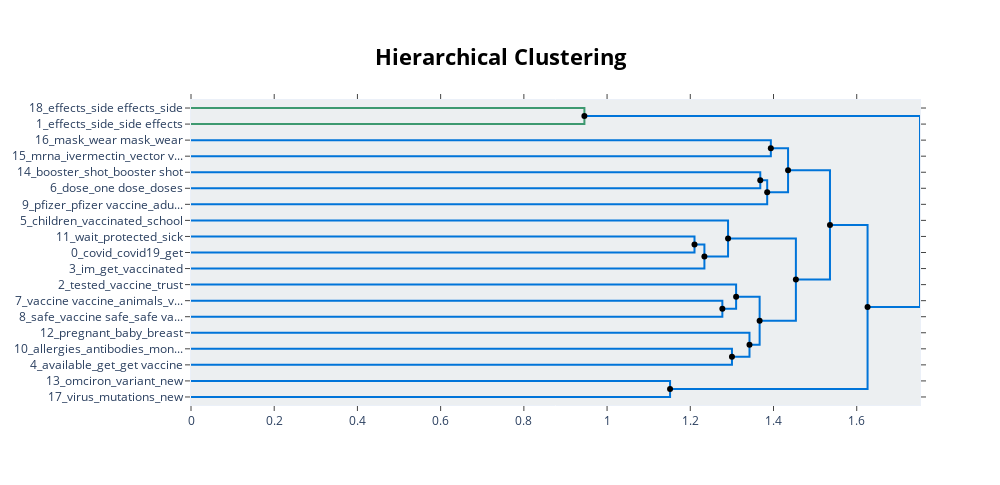

This figure's notebook cell:
### Code cell
model.visualize_hierarchy(hierarchical_topics=hierarchical_topics)

### Figure 1 — Plotly figure (JSON) as saved in the notebook; plotly's stock layout.template omitted (floating-point values rounded to 4 significant figures)
{"data": [{"hoverinfo": "text", "marker": {"color": "rgb(61,153,112)"}, "mode": "lines", "text": ["effects_side effects_side_tell_investigated side", "", "", "effects_side_side effects_vaccine_effects vaccine"], "type": "scatter", "x": [0, 0.9455, 0.9455, 0], "xaxis": "x", "y": [-5, -5, -15, -15], "yaxis": "y"}, {"hoverinfo": "text", "marker": {"color": "rgb(0,116,217)"}, "mode": "lines", "text": ["mask_wear mask_wear_masks_outdoors", "", "", "mrna_ivermectin_vector vaccines_viral vector_vector"], "type": "scatter", "x": [0, 1.394, 1.394, 0], "xaxis": "x", "y": [-25, -25, -35, -35], "yaxis": "y"}, {"hoverinfo": "text", "marker": {"color": "rgb(0,116,217)"}, "mode": "lines", "text": ["booster_shot_booster shot_original vaccine_booster original", "", "", "dose_one dose_doses_second_one"], "type": "scatter", "x": [0, 1.368, 1.368, 0], "xaxis": "x", "y": [-45, -45, -55, -55], "yaxis": "y"}, {"hoverinfo": "text", "marker": {"color": "rgb(0,116,217)"}, "mode": "lines", "text": ["booster_shot_booster shot_original vaccine_booster original", "", "", "pfizer_pfizer vaccine_adults_heart_age"], "type": "scatter", "x": [1.368, 1.385, 1.385, 0], "xaxis": "x", "y": [-50, -50, -65, -65], "yaxis": "y"}, {"hoverinfo": "text", "marker": {"color": "rgb(0,116,217)"}, "mode": "lines", "text": ["booster_shot_booster shot_original vaccine_booster original", "", "", "pfizer_pfizer vaccine_adults_heart_age"], "type": "scatter", "x": [1.394, 1.435, 1.435, 1.385], "xaxis": "x", "y": [-30, -30, -57.5, -57.5], "yaxis": "y"}, {"hoverinfo": "text", "marker": {"color": "rgb(0,116,217)"}, "mode": "lines", "text": ["allergies_antibodies_monoclonal antibodies_monoclonal_allergic", "", "", "available_get_get vaccine_vaccine get_vaccine"], "type": "scatter", "x": [0, 1.21, 1.21, 0], "xaxis": "x", "y": [-85, -85, -95, -95], "yaxis": "y"}, {"hoverinfo": "text", "marker": {"color": "rgb(0,116,217)"}, "mode": "lines", "text": ["pregnant_baby_breast_breast feeding_feeding", "", "", "available_get_get vaccine_vaccine get_vaccine"], "type": "scatter", "x": [1.21, 1.234, 1.234, 0], "xaxis": "x", "y": [-90, -90, -105, -105], "yaxis": "y"}, {"hoverinfo": "text", "marker": {"color": "rgb(0,116,217)"}, "mode": "lines", "text": ["covid_covid19_get_covid vaccine_flu", "", "", "wait_protected_sick_still get_get sick"], "type": "scatter", "x": [0, 1.291, 1.291, 1.234], "xaxis": "x", "y": [-75, -75, -97.5, -97.5], "yaxis": "y"}, {"hoverinfo": "text", "marker": {"color": "rgb(0,116,217)"}, "mode": "lines", "text": ["im_get_vaccinated_vaccine necessary_get vaccinated", "", "", "covid_covid19_get_covid vaccine_vaccine"], "type": "scatter", "x": [0, 1.277, 1.277, 0], "xaxis": "x", "y": [-125, -125, -135, -135], "yaxis": "y"}, {"hoverinfo": "text", "marker": {"color": "rgb(0,116,217)"}, "mode": "lines", "text": ["covid_get_covid19_vaccine_covid vaccine", "", "", "children_vaccinated_school_without_school without"], "type": "scatter", "x": [0, 1.31, 1.31, 1.277], "xaxis": "x", "y": [-115, -115, -130, -130], "yaxis": "y"}, {"hoverinfo": "text", "marker": {"color": "rgb(0,116,217)"}, "mode": "lines", "text": ["covid_get_covid19_vaccine_covid vaccine", "", "", "children_vaccinated_school_without_school without"], "type": "scatter", "x": [0, 1.3, 1.3, 0], "xaxis": "x", "y": [-155, -155, -165, -165], "yaxis": "y"}, {"hoverinfo": "text", "marker": {"color": "rgb(0,116,217)"}, "mode": "lines", "text": ["safe_vaccine safe_safe vaccine_vaccine_halal", "", "", "vaccine vaccine_animals_vaccine_animal_ingredients"], "type": "scatter", "x": [0, 1.342, 1.342, 1.3], "xaxis": "x", "y": [-145, -145, -160, -160], "yaxis": "y"}, {"hoverinfo": "text", "marker": {"color": "rgb(0,116,217)"}, "mode": "lines", "text": ["safe_vaccine safe_safe vaccine_vaccine_halal", "", "", "tested_vaccine_trust_approved_dont"], "type": "scatter", "x": [1.31, 1.367, 1.367, 1.342], "xaxis": "x", "y": [-122.5, -122.5, -152.5, -152.5], "yaxis": "y"}, {"hoverinfo": "text", "marker": {"color": "rgb(0,116,217)"}, "mode": "lines", "text": ["safe_vaccine safe_safe vaccine_vaccine_halal", "", "", "tested_vaccine_trust_approved_dont"], "type": "scatter", "x": [1.291, 1.454, 1.454, 1.367], "xaxis": "x", "y": [-86.25, -86.25, -137.5, -137.5], "yaxis": "y"}, {"hoverinfo": "text", "marker": {"color": "rgb(0,116,217)"}, "mode": "lines", "text": ["safe_vaccine safe_safe vaccine_vaccine_halal", "", "", "tested_vaccine_trust_approved_dont"], "type": "scatter", "x": [1.435, 1.536, 1.536, 1.454], "xaxis": "x", "y": [-43.75, -43.75, -111.9, -111.9], "yaxis": "y"}, {"hoverinfo": "text", "marker": {"color": "rgb(0,116,217)"}, "mode": "lines", "text": ["omciron_variant_new_omciron variant_omicron", "", "", "virus_mutations_new_strains_vaccine covers"], "type": "scatter", "x": [0, 1.151, 1.151, 0], "xaxis": "x", "y": [-175, -175, -185, -185], "yaxis": "y"}, {"hoverinfo": "text", "marker": {"color": "rgb(0,116,217)"}, "mode": "lines", "text": ["omciron_variant_new_omciron variant_omicron", "", "", "new_omciron_virus_variant_omciron variant"], "type": "scatter", "x": [1.536, 1.626, 1.626, 1.151], "xaxis": "x", "y": [-77.81, -77.81, -180, -180], "yaxis": "y"}, {"hoverinfo": "text", "marker": {"color": "rgb(0,116,217)"}, "mode": "lines", "text": ["effects_side_side effects_vaccine_effects vaccine", "", "", "new_omciron_virus_variant_omciron variant"], "type": "scatter", "x": [0.9455, 1.752, 1.752, 1.626], "xaxis": "x", "y": [-10, -10, -128.9, -128.9], "yaxis": "y"}, {"hoverinfo": "text", "hovertext": ["booster_shot_booster shot_original vaccine_booster original", "booster_shot_booster shot_original vaccine_booster original", "pregnant_baby_breast_breast feeding_feeding", "safe_vaccine safe_safe vaccine_vaccine_halal", "safe_vaccine safe_safe vaccine_vaccine_halal", "safe_vaccine safe_safe vaccine_vaccine_halal", "omciron_variant_new_omciron variant_omicron", "effects_side_side effects_vaccine_effects vaccine"], "marker": {"color": "black"}, "mode": "markers", "showlegend": false, "type": "scatter", "x": [1.368, 1.394, 1.21, 1.31, 1.291, 1.435, 1.536, 0.9455], "y": [-50, -30, -90, -122.5, -86.25, -43.75, -77.81, -10]}, {"hoverinfo": "text", "hovertext": ["pfizer_pfizer vaccine_adults_heart_age", "wait_protected_sick_still get_get sick", "children_vaccinated_school_without_school without", "vaccine vaccine_animals_vaccine_animal_ingredients", "tested_vaccine_trust_approved_dont", "tested_vaccine_trust_approved_dont", "tested_vaccine_trust_approved_dont", "new_omciron_virus_variant_omciron variant", "new_omciron_virus_variant_omciron variant"], "marker": {"color": "black"}, "mode": "markers", "showlegend": false, "type": "scatter", "x": [1.385, 1.234, 1.277, 1.3, 1.342, 1.367, 1.454, 1.151, 1.626], "y": [-57.5, -97.5, -130, -160, -152.5, -137.5, -111.9, -180, -128.9]}], "layout": {"autosize": false, "height": 485, "hoverlabel": {"bgcolor": "white", "font": {"family": "Rockwell", "size": 16}}, "hovermode": "closest", "plot_bgcolor": "#ECEFF1", "showlegend": false, "title": {"font": {"color": "Black", "size": 22}, "text": "<b>Hierarchical Clustering</b>", "x": 0.5, "xanchor": "center", "yanchor": "top"}, "width": 1000, "xaxis": {"mirror": "allticks", "rangemode": "tozero", "showgrid": false, "showline": true, "showticklabels": true, "ticks": "outside", "type": "linear", "zeroline": false}, "yaxis": {"mirror": "allticks", "range": [-190, 0], "rangemode": "tozero", "showgrid": false, "showline": true, "showticklabels": true, "tickmode": "array", "ticks": "outside", "ticktext": ["18_effects_side effects_side", "1_effects_side_side effects", "16_mask_wear mask_wear", "15_mrna_ivermectin_vector v...", "14_booster_shot_booster shot", "6_dose_one dose_doses", "9_pfizer_pfizer vaccine_adu...", "5_children_vaccinated_school", "11_wait_protected_sick", "0_covid_covid19_get", "3_im_get_vaccinated", "2_tested_vaccine_trust", "7_vaccine vaccine_animals_v...", "8_safe_vaccine safe_safe va...", "12_pregnant_baby_breast", "10_allergies_antibodies_mon...", "4_available_get_get vaccine", "13_omciron_variant_new", "17_virus_mutations_new"], "tickvals": [-5, -15, -25, -35, -45, -55, -65, -75, -85, -95, -105, -115, -125, -135, -145, -155, -165, -175, -185], "type": "linear", "zeroline": false}}}
